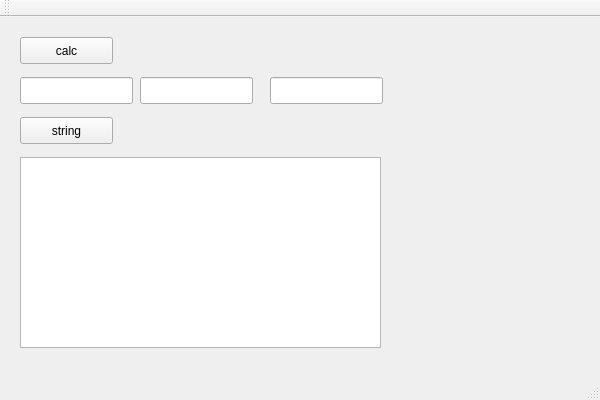
<?xml version="1.0" encoding="UTF-8"?>
<ui version="4.0">
 <class>MainWindow</class>
 <widget class="QMainWindow" name="MainWindow">
  <property name="geometry">
   <rect>
    <x>0</x>
    <y>0</y>
    <width>600</width>
    <height>400</height>
   </rect>
  </property>
  <property name="windowTitle">
   <string>MainWindow</string>
  </property>
  <widget class="QWidget" name="centralWidget">
   <widget class="QPushButton" name="pushButton">
    <property name="geometry">
     <rect>
      <x>20</x>
      <y>20</y>
      <width>93</width>
      <height>27</height>
     </rect>
    </property>
    <property name="text">
     <string>calc</string>
    </property>
   </widget>
   <widget class="QLineEdit" name="lineEdit">
    <property name="geometry">
     <rect>
      <x>20</x>
      <y>60</y>
      <width>113</width>
      <height>27</height>
     </rect>
    </property>
   </widget>
   <widget class="QLineEdit" name="lineEdit_2">
    <property name="geometry">
     <rect>
      <x>140</x>
      <y>60</y>
      <width>113</width>
      <height>27</height>
     </rect>
    </property>
   </widget>
   <widget class="QLineEdit" name="lineEdit_3">
    <property name="geometry">
     <rect>
      <x>270</x>
      <y>60</y>
      <width>113</width>
      <height>27</height>
     </rect>
    </property>
   </widget>
   <widget class="QTextEdit" name="textEdit">
    <property name="geometry">
     <rect>
      <x>20</x>
      <y>140</y>
      <width>361</width>
      <height>191</height>
     </rect>
    </property>
   </widget>
   <widget class="QPushButton" name="pushButton_2">
    <property name="geometry">
     <rect>
      <x>20</x>
      <y>100</y>
      <width>93</width>
      <height>27</height>
     </rect>
    </property>
    <property name="text">
     <string>string</string>
    </property>
   </widget>
  </widget>
  <widget class="QMenuBar" name="menuBar">
   <property name="geometry">
    <rect>
     <x>0</x>
     <y>0</y>
     <width>600</width>
     <height>24</height>
    </rect>
   </property>
  </widget>
  <widget class="QToolBar" name="mainToolBar">
   <attribute name="toolBarArea">
    <enum>TopToolBarArea</enum>
   </attribute>
   <attribute name="toolBarBreak">
    <bool>false</bool>
   </attribute>
  </widget>
  <widget class="QStatusBar" name="statusBar"/>
 </widget>
 <layoutdefault spacing="6" margin="11"/>
 <resources/>
 <connections>
  <connection>
   <sender>pushButton</sender>
   <signal>clicked()</signal>
   <receiver>MainWindow</receiver>
   <slot>slot1()</slot>
   <hints>
    <hint type="sourcelabel">
     <x>100</x>
     <y>69</y>
    </hint>
    <hint type="destinationlabel">
     <x>261</x>
     <y>64</y>
    </hint>
   </hints>
  </connection>
  <connection>
   <sender>pushButton_2</sender>
   <signal>clicked()</signal>
   <receiver>MainWindow</receiver>
   <slot>slot_teststr()</slot>
   <hints>
    <hint type="sourcelabel">
     <x>108</x>
     <y>156</y>
    </hint>
    <hint type="destinationlabel">
     <x>280</x>
     <y>138</y>
    </hint>
   </hints>
  </connection>
 </connections>
 <slots>
  <slot>slot1()</slot>
  <slot>slot_teststr()</slot>
 </slots>
</ui>
